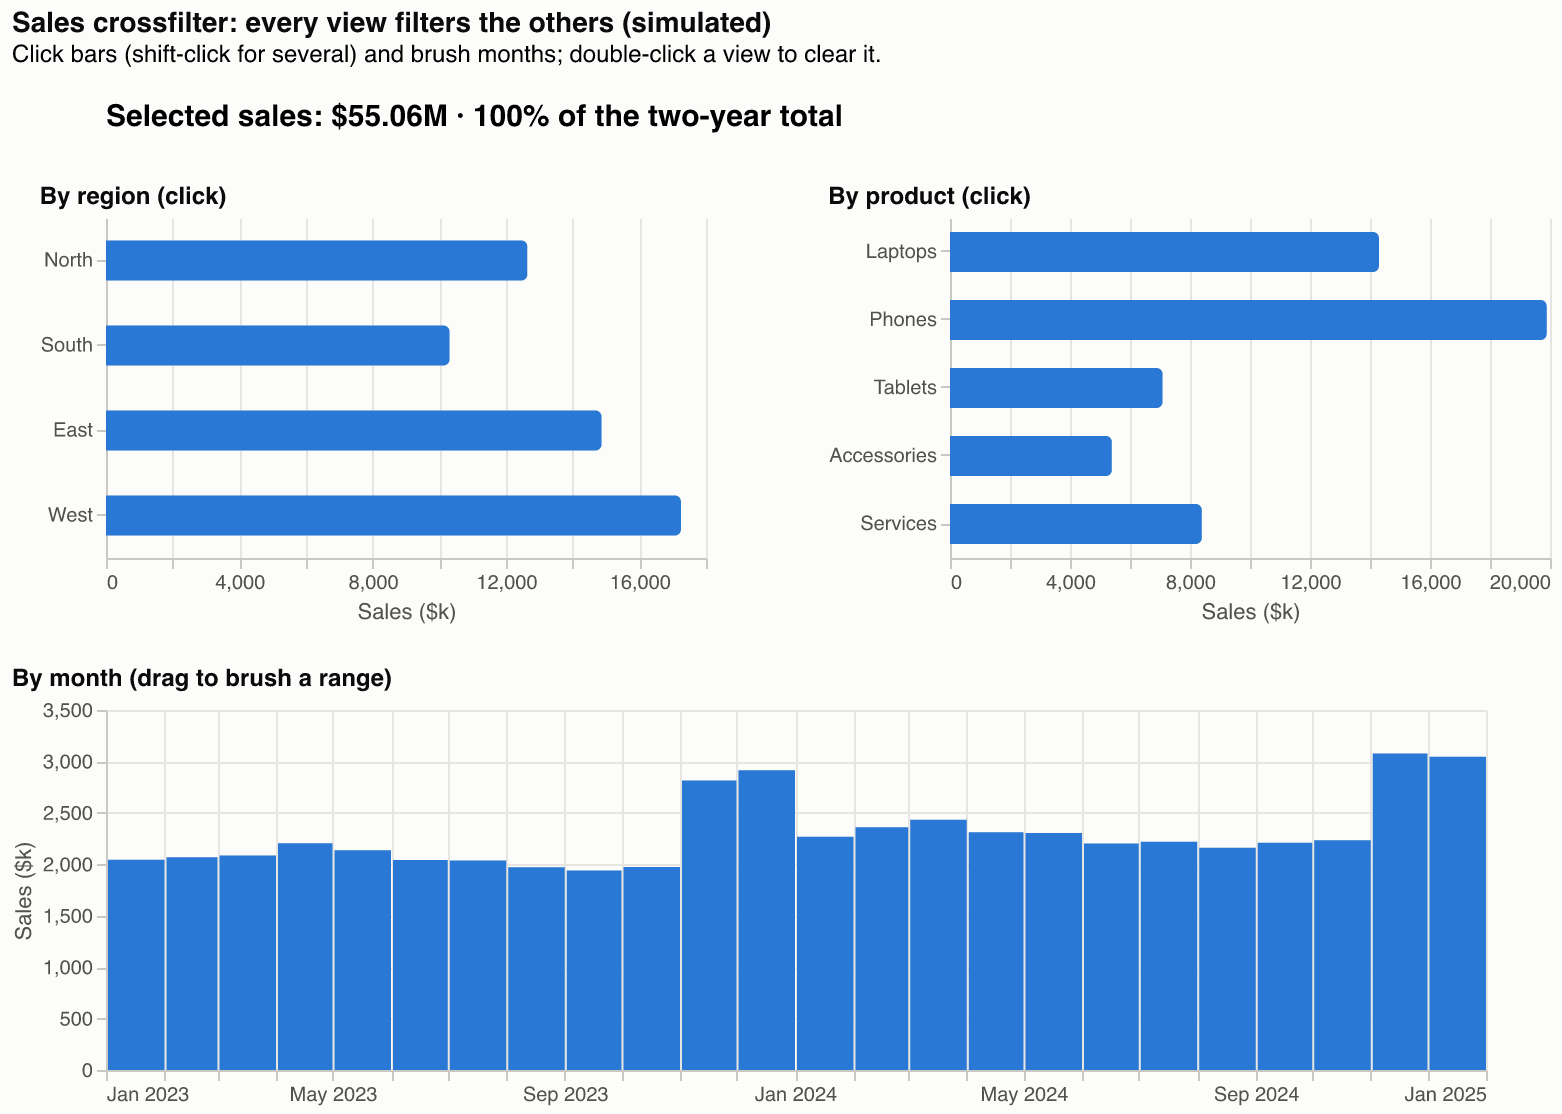

Source code (Python):
"""
Crossfilter Dashboard (every view filters the others)  -  family: Interactive, animated & big data

DESIGN PURPOSE
Three coordinated views of one sales table: by region, by product and by
month. Clicking a region or product, or brushing a range of months, filters
the other two views, while gray bars keep the unfiltered totals for context. A
headline states the filtered total and its share. Many-dimensional questions
get answered without writing a single group-by.

WHEN TO USE
  - Exploratory analysis of a cube (region × product × time) by business users
  - Find which combination drives a change ("is the Q4 jump all Phones in the
    West?")
  - Replace a stack of pivot tables with one interactive page

AVOID WHEN
  - A one-message presentation (state the finding with one static chart)
  - More than four or five dimensions (the page becomes a puzzle; use a BI
    tool)
  - Readers on paper or static slides

ALTERNATIVES
  - Small multiples
  - Highlight table (region × product)
  - Stacked area by product

EXAMPLE
Simulated monthly sales ($k) for four regions and five product lines over two
years, with seasonality, growth and a strong Q4 for Phones in the West.

Run:  python crossfilter_dashboard.py
"""
import sys
from pathlib import Path

import numpy as np
import pandas as pd
import altair as alt

PALETTE = ["#2a78d6", "#eb6834", "#1baf7a", "#eda100",
           "#e87ba4", "#008300", "#6250d6", "#e34948"]


@alt.theme.register("vizlib", enable=True)
def vizlib_theme():
    return alt.theme.ThemeConfig({
        "config": {
            "background": "#fcfcfb",
            "view": {"stroke": None},
            "range": {"category": PALETTE},
            "font": "Helvetica, Arial, sans-serif",
            "title": {"anchor": "start", "fontSize": 14, "color": "#0b0b0b"},
            "axis": {"gridColor": "#e6e5e1", "domainColor": "#c9c8c3", "tickColor": "#c9c8c3",
                     "labelColor": "#52514e", "titleColor": "#52514e", "titleFontWeight": "normal"},
            "legend": {"labelColor": "#52514e", "titleColor": "#52514e"},
        }
    })

# --- Example data ------------------------------------------------------------
rng = np.random.default_rng(31)
regions = {"North": 1.0, "South": 0.8, "East": 1.15, "West": 1.3}
products = {"Laptops": 120, "Phones": 160, "Tablets": 60, "Accessories": 45, "Services": 70}
months = pd.date_range("2023-01-01", periods=24, freq="MS")
rows = []
for region, rw in regions.items():
    for product, base in products.items():
        for i, m in enumerate(months):
            season = 1 + 0.25 * (m.month in (11, 12)) + 0.08 * np.sin(2 * np.pi * m.month / 12)
            boost = 1.6 if (region == "West" and product == "Phones" and m.month in (11, 12)) else 1.0
            sales = base * rw * season * boost * (1 + 0.01 * i) * rng.lognormal(0, 0.08)
            rows.append({"region": region, "product": product, "month": m, "sales": round(sales, 1)})
sales = pd.DataFrame(rows)
sales.pivot_table(index="product", columns="region", values="sales", aggfunc="sum").round(0)

# --- Plot --------------------------------------------------------------------
region_pick = alt.selection_point(fields=["region"], name="region_pick")
product_pick = alt.selection_point(fields=["product"], name="product_pick")
months_brush = alt.selection_interval(encodings=["x"], name="months_brush")
base = alt.Chart(sales)
region_order, product_order = list(regions), list(products)


def bar_view(field, order, own, others, title):
    y = alt.Y(f"{field}:N", sort=order, title=None)
    x = alt.X("sum(sales):Q", title="Sales ($k)")
    back = base.mark_bar(color="#e3e2de", height=20, cornerRadiusEnd=3).encode(y=y, x=x)
    front = base.mark_bar(color=PALETTE[0], height=20, cornerRadiusEnd=3).encode(
        y=y, x=x, opacity=alt.condition(own, alt.value(1), alt.value(0.35)),
        tooltip=[f"{field}:N", alt.Tooltip("sum(sales):Q", title="Filtered sales ($k)", format=",.0f")])
    for sel in others:
        front = front.transform_filter(sel)
    return alt.layer(back, front.add_params(own)).properties(
        width=300, height=170, title=alt.Title(title, fontSize=12))


region_view = bar_view("region", region_order, region_pick, [product_pick, months_brush], "By region (click)")
product_view = bar_view("product", product_order, product_pick, [region_pick, months_brush], "By product (click)")

x = alt.X("yearmonth(month):T", title=None)
y = alt.Y("sum(sales):Q", title="Sales ($k)")
month_view = alt.layer(
    base.mark_bar(color="#e3e2de").encode(x=x, y=y).add_params(months_brush),
    base.transform_filter(region_pick).transform_filter(product_pick).mark_bar(color=PALETTE[0]).encode(
        x=x, y=y, tooltip=[alt.Tooltip("yearmonth(month):T", title="Month"),
                           alt.Tooltip("sum(sales):Q", title="Filtered sales ($k)", format=",.0f")]),
).properties(width=690, height=180, title=alt.Title("By month (drag to brush a range)", fontSize=12))

headline = (base.transform_joinaggregate(total="sum(sales)")
            .transform_filter(region_pick).transform_filter(product_pick).transform_filter(months_brush)
            .transform_aggregate(selected="sum(sales)", total="max(total)")
            .transform_calculate(label="'Selected sales: $' + format(datum.selected / 1000, ',.2f') + 'M  ·  '"
                                       " + format(datum.selected / datum.total, '.0%') + ' of the two-year total'")
            .mark_text(align="left", fontSize=15, fontWeight="bold")
            .encode(x=alt.value(0), y=alt.value(0), text="label:N")
            .properties(width=690, height=12))

chart = alt.vconcat(headline, alt.hconcat(region_view, product_view, spacing=60), month_view, spacing=22).properties(
    title=alt.Title("Sales crossfilter: every view filters the others (simulated)", subtitle=[
        "Click bars (shift-click for several) and brush months; double-click a view to clear it.", " "]))

# --- Save / show -------------------------------------------------------------
out = Path(__file__).with_name(Path(__file__).stem + ".html")
chart.save(out)
chart.save(out.with_suffix(".png"), scale_factor=2)  # static preview (vl-convert)
print(f"saved {out}")
if "--no-show" not in sys.argv:
    import webbrowser
    webbrowser.open(out.resolve().as_uri())
